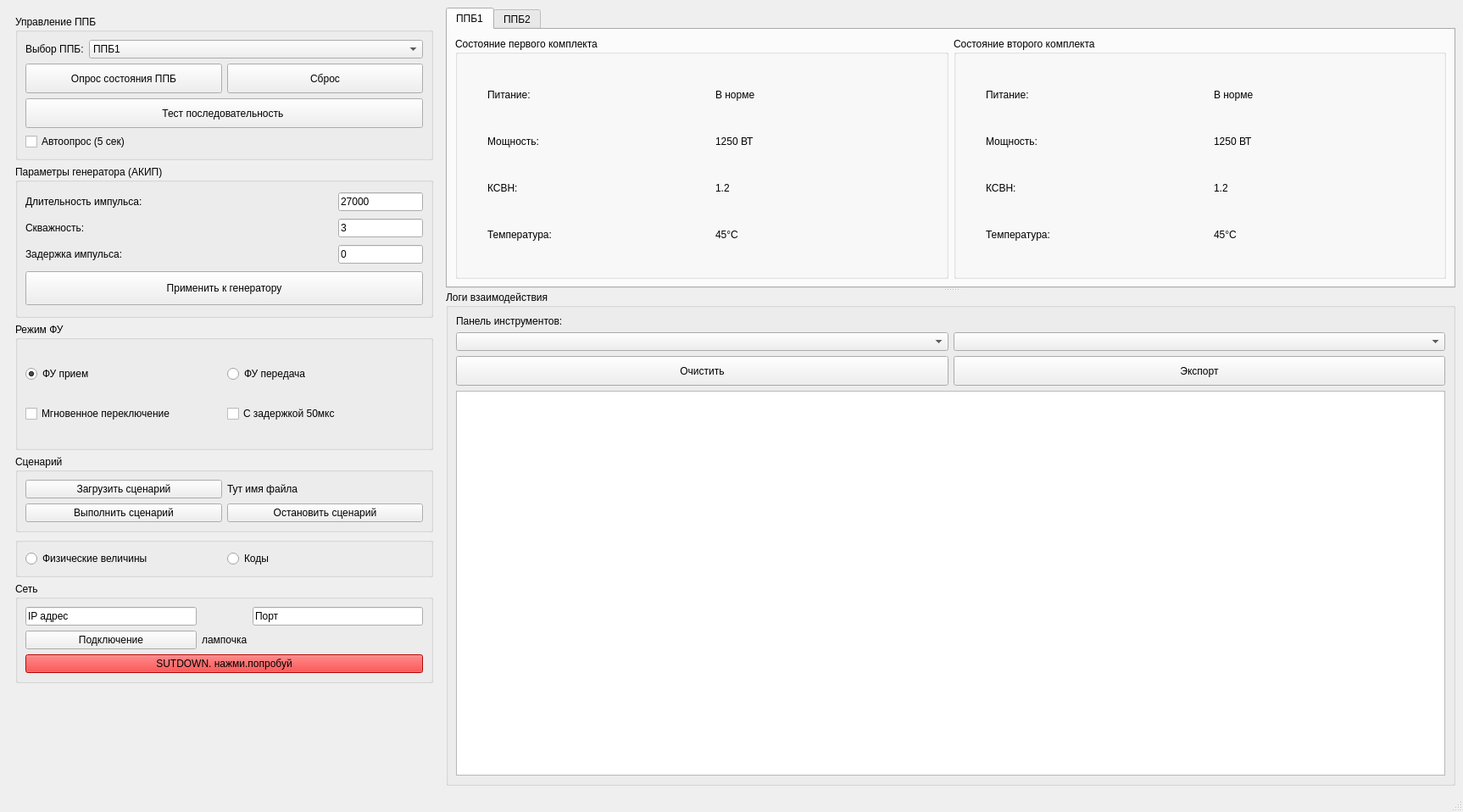
<?xml version="1.0" encoding="UTF-8"?>
<ui version="4.0">
 <class>TesterWindow</class>
 <widget class="QMainWindow" name="TesterWindow">
  <property name="geometry">
   <rect>
    <x>0</x>
    <y>0</y>
    <width>1726</width>
    <height>958</height>
   </rect>
  </property>
  <property name="minimumSize">
   <size>
    <width>1000</width>
    <height>700</height>
   </size>
  </property>
  <property name="windowTitle">
   <string>Программа управления ППБ</string>
  </property>
  <widget class="QWidget" name="centralwidget">
   <layout class="QHBoxLayout" name="mainLayout" stretch="3,7">
    <item>
     <widget class="QWidget" name="leftPanel" native="true">
      <property name="enabled">
       <bool>true</bool>
      </property>
      <layout class="QVBoxLayout" name="verticalLayout">
       <item>
        <widget class="QGroupBox" name="groupBoxControl">
         <property name="minimumSize">
          <size>
           <width>0</width>
           <height>150</height>
          </size>
         </property>
         <property name="title">
          <string>Управление ППБ</string>
         </property>
         <layout class="QFormLayout" name="formLayout">
          <item row="0" column="0">
           <widget class="QLabel" name="label">
            <property name="text">
             <string>Выбор ППБ:</string>
            </property>
           </widget>
          </item>
          <item row="0" column="1">
           <widget class="QComboBox" name="comboBoxPPBSelect">
            <item>
             <property name="text">
              <string>ППБ1</string>
             </property>
            </item>
            <item>
             <property name="text">
              <string>ППБ2</string>
             </property>
            </item>
           </widget>
          </item>
          <item row="2" column="0" colspan="2">
           <layout class="QGridLayout" name="gridLayout_7">
            <item row="0" column="0">
             <widget class="QPushButton" name="pushButtonPollStatus">
              <property name="minimumSize">
               <size>
                <width>0</width>
                <height>35</height>
               </size>
              </property>
              <property name="text">
               <string>Опрос состояния ППБ</string>
              </property>
             </widget>
            </item>
            <item row="0" column="1">
             <widget class="QPushButton" name="pushButtonReset">
              <property name="minimumSize">
               <size>
                <width>0</width>
                <height>35</height>
               </size>
              </property>
              <property name="text">
               <string>Сброс</string>
              </property>
             </widget>
            </item>
            <item row="1" column="0" colspan="2">
             <widget class="QPushButton" name="pushButtonTestSequence">
              <property name="minimumSize">
               <size>
                <width>0</width>
                <height>35</height>
               </size>
              </property>
              <property name="text">
               <string>Тест последовательность </string>
              </property>
             </widget>
            </item>
           </layout>
          </item>
          <item row="3" column="0" colspan="2">
           <widget class="QCheckBox" name="checkBoxAutoPoll">
            <property name="text">
             <string>Автоопрос (5 сек)</string>
            </property>
           </widget>
          </item>
         </layout>
        </widget>
       </item>
       <item>
        <widget class="QGroupBox" name="groupBoxParametrs">
         <property name="minimumSize">
          <size>
           <width>0</width>
           <height>180</height>
          </size>
         </property>
         <property name="title">
          <string>Параметры генератора (АКИП)</string>
         </property>
         <layout class="QGridLayout" name="gridLayout_2">
          <item row="0" column="0">
           <widget class="QLabel" name="label_2">
            <property name="text">
             <string>Длительность импульса:</string>
            </property>
           </widget>
          </item>
          <item row="0" column="1">
           <widget class="QLineEdit" name="lineEditPulseDuration">
            <property name="maximumSize">
             <size>
              <width>100</width>
              <height>16777215</height>
             </size>
            </property>
            <property name="text">
             <string>27000</string>
            </property>
           </widget>
          </item>
          <item row="1" column="0">
           <widget class="QLabel" name="label_3">
            <property name="text">
             <string>Скважность:</string>
            </property>
           </widget>
          </item>
          <item row="1" column="1">
           <widget class="QLineEdit" name="lineEditDutyCycle">
            <property name="maximumSize">
             <size>
              <width>100</width>
              <height>16777215</height>
             </size>
            </property>
            <property name="text">
             <string>3</string>
            </property>
           </widget>
          </item>
          <item row="2" column="0">
           <widget class="QLabel" name="label_4">
            <property name="text">
             <string>Задержка импульса:</string>
            </property>
           </widget>
          </item>
          <item row="2" column="1">
           <widget class="QLineEdit" name="lineEditPulseDelay">
            <property name="maximumSize">
             <size>
              <width>100</width>
              <height>16777215</height>
             </size>
            </property>
            <property name="text">
             <string>0</string>
            </property>
           </widget>
          </item>
          <item row="3" column="0" colspan="2">
           <layout class="QHBoxLayout" name="horizontalLayout_4">
            <item>
             <widget class="QPushButton" name="pushButtonApplyToPPB1">
              <property name="minimumSize">
               <size>
                <width>0</width>
                <height>40</height>
               </size>
              </property>
              <property name="text">
               <string>Применить к генератору</string>
              </property>
             </widget>
            </item>
           </layout>
          </item>
         </layout>
        </widget>
       </item>
       <item>
        <widget class="QGroupBox" name="groupBoxFU">
         <property name="minimumSize">
          <size>
           <width>0</width>
           <height>150</height>
          </size>
         </property>
         <property name="title">
          <string>Режим ФУ</string>
         </property>
         <layout class="QGridLayout" name="gridLayout_6">
          <item row="0" column="0">
           <widget class="QRadioButton" name="radioButtonFUReceive">
            <property name="text">
             <string>ФУ прием</string>
            </property>
            <property name="checked">
             <bool>true</bool>
            </property>
           </widget>
          </item>
          <item row="0" column="1">
           <widget class="QRadioButton" name="radioButtonFUTransmit">
            <property name="text">
             <string>ФУ передача</string>
            </property>
           </widget>
          </item>
          <item row="1" column="1">
           <widget class="QCheckBox" name="checkBoxDelayed">
            <property name="text">
             <string>С задержкой 50мкс</string>
            </property>
           </widget>
          </item>
          <item row="1" column="0">
           <widget class="QCheckBox" name="checkBoxInstant">
            <property name="text">
             <string>Мгновенное переключение</string>
            </property>
           </widget>
          </item>
         </layout>
        </widget>
       </item>
       <item>
        <widget class="QGroupBox" name="groupBoxScenarios">
         <property name="title">
          <string>Сценарий</string>
         </property>
         <layout class="QGridLayout" name="gridLayout_5">
          <item row="2" column="1">
           <widget class="QPushButton" name="pushButtonRunScenario">
            <property name="text">
             <string>Выполнить сценарий</string>
            </property>
           </widget>
          </item>
          <item row="2" column="2">
           <widget class="QPushButton" name="pushButtonStopScenario">
            <property name="text">
             <string>Остановить сценарий</string>
            </property>
           </widget>
          </item>
          <item row="0" column="2">
           <widget class="QLabel" name="labelScenarioFile">
            <property name="text">
             <string>Тут имя файла</string>
            </property>
           </widget>
          </item>
          <item row="0" column="1">
           <widget class="QPushButton" name="pushButtonLoadScenario">
            <property name="text">
             <string>Загрузить сценарий</string>
            </property>
           </widget>
          </item>
         </layout>
        </widget>
       </item>
       <item>
        <widget class="QGroupBox" name="groupBoxDataView">
         <property name="title">
          <string/>
         </property>
         <layout class="QHBoxLayout" name="horizontalLayout">
          <item>
           <widget class="QRadioButton" name="radioButtonShowPhysical">
            <property name="text">
             <string>Физические величины</string>
            </property>
           </widget>
          </item>
          <item>
           <widget class="QRadioButton" name="radioButtonShowCodes">
            <property name="text">
             <string>Коды</string>
            </property>
           </widget>
          </item>
         </layout>
        </widget>
       </item>
       <item>
        <widget class="QGroupBox" name="groupBoxNetwork">
         <property name="title">
          <string>Сеть</string>
         </property>
         <layout class="QGridLayout" name="gridLayout_4" rowstretch="0,0,0" columnstretch="0,0,0">
          <item row="0" column="0">
           <widget class="QLineEdit" name="lineEditIPAddress">
            <property name="text">
             <string>IP адрес</string>
            </property>
           </widget>
          </item>
          <item row="1" column="0">
           <widget class="QPushButton" name="pushButtonConnect">
            <property name="text">
             <string>Подключение</string>
            </property>
           </widget>
          </item>
          <item row="1" column="1">
           <widget class="QLabel" name="labelConnectionStatus">
            <property name="text">
             <string>лампочка</string>
            </property>
           </widget>
          </item>
          <item row="1" column="2">
           <spacer name="horizontalSpacer">
            <property name="orientation">
             <enum>Qt::Orientation::Horizontal</enum>
            </property>
            <property name="sizeHint" stdset="0">
             <size>
              <width>40</width>
              <height>20</height>
             </size>
            </property>
           </spacer>
          </item>
          <item row="2" column="0" colspan="3">
           <widget class="QPushButton" name="pushButtonExit">
            <property name="minimumSize">
             <size>
              <width>0</width>
              <height>0</height>
             </size>
            </property>
            <property name="styleSheet">
             <string notr="true">QPushButton {
background-color: #ff0000;
}</string>
            </property>
            <property name="text">
             <string>SUTDOWN. нажми.попробуй</string>
            </property>
            <property name="icon">
             <iconset theme="application-exit"/>
            </property>
            <property name="iconSize">
             <size>
              <width>50</width>
              <height>50</height>
             </size>
            </property>
           </widget>
          </item>
          <item row="0" column="2">
           <widget class="QLineEdit" name="lineEditPort">
            <property name="text">
             <string>Порт</string>
            </property>
           </widget>
          </item>
          <item row="0" column="1">
           <widget class="QLabel" name="label_for_pupupu">
            <property name="text">
             <string/>
            </property>
           </widget>
          </item>
         </layout>
        </widget>
       </item>
       <item>
        <spacer name="verticalSpacer">
         <property name="orientation">
          <enum>Qt::Orientation::Vertical</enum>
         </property>
         <property name="sizeHint" stdset="0">
          <size>
           <width>20</width>
           <height>40</height>
          </size>
         </property>
        </spacer>
       </item>
      </layout>
     </widget>
    </item>
    <item>
     <widget class="QSplitter" name="rightPanel">
      <property name="orientation">
       <enum>Qt::Orientation::Vertical</enum>
      </property>
      <property name="handleWidth">
       <number>3</number>
      </property>
      <widget class="QWidget" name="topRight" native="true">
       <layout class="QVBoxLayout" name="stateLayout">
        <item>
         <widget class="QTabWidget" name="tabWidget">
          <property name="currentIndex">
           <number>0</number>
          </property>
          <widget class="QWidget" name="tab_PPB1">
           <attribute name="title">
            <string>ППБ1</string>
           </attribute>
           <layout class="QVBoxLayout" name="verticalLayout_3">
            <item>
             <layout class="QHBoxLayout" name="PPBChanelLayout">
              <item>
               <widget class="QGroupBox" name="groupBox_PPB1_chanel_1">
                <property name="title">
                 <string>Состояние первого комплекта</string>
                </property>
                <layout class="QGridLayout" name="gridLayout">
                 <item row="3" column="1">
                  <widget class="QLabel" name="label_capacity_ppb_chanel_1">
                   <property name="text">
                    <string>Мощность:</string>
                   </property>
                  </widget>
                 </item>
                 <item row="0" column="0">
                  <widget class="QLabel" name="Power_circle_label_ppb_chanel_1">
                   <property name="minimumSize">
                    <size>
                     <width>20</width>
                     <height>20</height>
                    </size>
                   </property>
                   <property name="maximumSize">
                    <size>
                     <width>20</width>
                     <height>20</height>
                    </size>
                   </property>
                   <property name="text">
                    <string/>
                   </property>
                   <property name="alignment">
                    <set>Qt::AlignmentFlag::AlignCenter</set>
                   </property>
                  </widget>
                 </item>
                 <item row="0" column="1">
                  <widget class="QLabel" name="label_power_ppb_chanel_1">
                   <property name="text">
                    <string>Питание:</string>
                   </property>
                  </widget>
                 </item>
                 <item row="5" column="0">
                  <widget class="QLabel" name="KSWN_circle_label_ppb_chanel_1">
                   <property name="minimumSize">
                    <size>
                     <width>20</width>
                     <height>20</height>
                    </size>
                   </property>
                   <property name="maximumSize">
                    <size>
                     <width>20</width>
                     <height>20</height>
                    </size>
                   </property>
                   <property name="text">
                    <string/>
                   </property>
                   <property name="alignment">
                    <set>Qt::AlignmentFlag::AlignCenter</set>
                   </property>
                  </widget>
                 </item>
                 <item row="5" column="1">
                  <widget class="QLabel" name="label_kswn_ppb_chanel_1">
                   <property name="text">
                    <string>КСВН:</string>
                   </property>
                  </widget>
                 </item>
                 <item row="8" column="2">
                  <widget class="QLabel" name="statuslabel_temp_ppb_chanel_1">
                   <property name="text">
                    <string>45°C</string>
                   </property>
                  </widget>
                 </item>
                 <item row="3" column="2">
                  <widget class="QLabel" name="statuslabel_capacity_ppb_chanel_1">
                   <property name="text">
                    <string>1250 ВТ</string>
                   </property>
                  </widget>
                 </item>
                 <item row="0" column="2">
                  <widget class="QLabel" name="statuslabel_power_ppb_chanel_1">
                   <property name="text">
                    <string>В норме</string>
                   </property>
                  </widget>
                 </item>
                 <item row="8" column="1">
                  <widget class="QLabel" name="label_tem_ppb_chanel_1">
                   <property name="text">
                    <string>Температура:</string>
                   </property>
                  </widget>
                 </item>
                 <item row="5" column="2">
                  <widget class="QLabel" name="statuslabel_kswn_ppb_chanel_1">
                   <property name="text">
                    <string>1.2</string>
                   </property>
                  </widget>
                 </item>
                 <item row="8" column="0">
                  <widget class="QLabel" name="tem_circle_label_ppb_chanel_1">
                   <property name="minimumSize">
                    <size>
                     <width>20</width>
                     <height>20</height>
                    </size>
                   </property>
                   <property name="maximumSize">
                    <size>
                     <width>20</width>
                     <height>20</height>
                    </size>
                   </property>
                   <property name="text">
                    <string/>
                   </property>
                   <property name="alignment">
                    <set>Qt::AlignmentFlag::AlignCenter</set>
                   </property>
                  </widget>
                 </item>
                 <item row="3" column="0">
                  <widget class="QLabel" name="Capacity_circle_label_ppb_chanel_1">
                   <property name="minimumSize">
                    <size>
                     <width>20</width>
                     <height>20</height>
                    </size>
                   </property>
                   <property name="maximumSize">
                    <size>
                     <width>20</width>
                     <height>20</height>
                    </size>
                   </property>
                   <property name="text">
                    <string/>
                   </property>
                   <property name="alignment">
                    <set>Qt::AlignmentFlag::AlignCenter</set>
                   </property>
                  </widget>
                 </item>
                </layout>
               </widget>
              </item>
              <item>
               <widget class="QGroupBox" name="groupBox_PPB1_chanel_2">
                <property name="title">
                 <string>Состояние второго комплекта</string>
                </property>
                <layout class="QGridLayout" name="gridLayout_3">
                 <item row="2" column="2">
                  <widget class="QLabel" name="label_capacity_ppb_chanel_2">
                   <property name="text">
                    <string>Мощность:</string>
                   </property>
                  </widget>
                 </item>
                 <item row="0" column="0">
                  <widget class="QLabel" name="Power_circle_label_ppb_chanel_2">
                   <property name="minimumSize">
                    <size>
                     <width>20</width>
                     <height>20</height>
                    </size>
                   </property>
                   <property name="maximumSize">
                    <size>
                     <width>20</width>
                     <height>20</height>
                    </size>
                   </property>
                   <property name="text">
                    <string/>
                   </property>
                   <property name="alignment">
                    <set>Qt::AlignmentFlag::AlignCenter</set>
                   </property>
                  </widget>
                 </item>
                 <item row="6" column="2">
                  <widget class="QLabel" name="label_tem_ppb_chanel_2">
                   <property name="text">
                    <string>Температура:</string>
                   </property>
                  </widget>
                 </item>
                 <item row="4" column="2">
                  <widget class="QLabel" name="label_kswn_ppb_chanel_2">
                   <property name="text">
                    <string>КСВН:</string>
                   </property>
                  </widget>
                 </item>
                 <item row="4" column="0">
                  <widget class="QLabel" name="KSWN_circle_label_ppb_chanel_2">
                   <property name="minimumSize">
                    <size>
                     <width>20</width>
                     <height>20</height>
                    </size>
                   </property>
                   <property name="maximumSize">
                    <size>
                     <width>20</width>
                     <height>20</height>
                    </size>
                   </property>
                   <property name="text">
                    <string/>
                   </property>
                   <property name="alignment">
                    <set>Qt::AlignmentFlag::AlignCenter</set>
                   </property>
                  </widget>
                 </item>
                 <item row="6" column="0">
                  <widget class="QLabel" name="tem_circle_label_ppb_chanel_2">
                   <property name="minimumSize">
                    <size>
                     <width>20</width>
                     <height>20</height>
                    </size>
                   </property>
                   <property name="maximumSize">
                    <size>
                     <width>20</width>
                     <height>20</height>
                    </size>
                   </property>
                   <property name="text">
                    <string/>
                   </property>
                   <property name="alignment">
                    <set>Qt::AlignmentFlag::AlignCenter</set>
                   </property>
                  </widget>
                 </item>
                 <item row="0" column="2">
                  <widget class="QLabel" name="label_power_ppb_chanel_2">
                   <property name="text">
                    <string>Питание:</string>
                   </property>
                  </widget>
                 </item>
                 <item row="2" column="0">
                  <widget class="QLabel" name="Capacity_circle_label_ppb_chanel_2">
                   <property name="minimumSize">
                    <size>
                     <width>20</width>
                     <height>20</height>
                    </size>
                   </property>
                   <property name="maximumSize">
                    <size>
                     <width>20</width>
                     <height>20</height>
                    </size>
                   </property>
                   <property name="text">
                    <string/>
                   </property>
                   <property name="alignment">
                    <set>Qt::AlignmentFlag::AlignCenter</set>
                   </property>
                  </widget>
                 </item>
                 <item row="0" column="3">
                  <widget class="QLabel" name="statuslabel_power_ppb_chanel_2">
                   <property name="text">
                    <string>В норме</string>
                   </property>
                  </widget>
                 </item>
                 <item row="2" column="3">
                  <widget class="QLabel" name="statuslabel_capacity_ppb_chanel_2">
                   <property name="text">
                    <string>1250 ВТ</string>
                   </property>
                  </widget>
                 </item>
                 <item row="4" column="3">
                  <widget class="QLabel" name="statuslabel_kswn_ppb_chanel_2">
                   <property name="text">
                    <string>1.2</string>
                   </property>
                  </widget>
                 </item>
                 <item row="6" column="3">
                  <widget class="QLabel" name="statuslabel_temp_ppb_chanel_2">
                   <property name="text">
                    <string>45°C</string>
                   </property>
                  </widget>
                 </item>
                </layout>
               </widget>
              </item>
             </layout>
            </item>
           </layout>
          </widget>
          <widget class="QWidget" name="tab_PPB2">
           <attribute name="title">
            <string>ППБ2</string>
           </attribute>
           <layout class="QVBoxLayout" name="verticalLayout_4"/>
          </widget>
         </widget>
        </item>
       </layout>
      </widget>
      <widget class="QWidget" name="bottomRight" native="true">
       <layout class="QVBoxLayout" name="logLayout">
        <item>
         <widget class="QGroupBox" name="groupBox_2">
          <property name="title">
           <string>Логи взаимодействия</string>
          </property>
          <layout class="QVBoxLayout" name="verticalLayout_5">
           <item>
            <layout class="QHBoxLayout" name="horizontalLayout_5">
             <item>
              <widget class="QLabel" name="label_name">
               <property name="text">
                <string>Панель инструментов:</string>
               </property>
              </widget>
             </item>
            </layout>
           </item>
           <item>
            <layout class="QHBoxLayout" name="horizontalLayout_6">
             <item>
              <widget class="QComboBox" name="comboBoxLogLevel">
               <property name="minimumSize">
                <size>
                 <width>120</width>
                 <height>0</height>
                </size>
               </property>
              </widget>
             </item>
             <item>
              <widget class="QComboBox" name="comboBoxLogCategory">
               <property name="minimumSize">
                <size>
                 <width>120</width>
                 <height>0</height>
                </size>
               </property>
              </widget>
             </item>
            </layout>
           </item>
           <item>
            <layout class="QHBoxLayout" name="horizontalLayout_7">
             <item>
              <widget class="QPushButton" name="pushButtonClearLog">
               <property name="minimumSize">
                <size>
                 <width>0</width>
                 <height>35</height>
                </size>
               </property>
               <property name="text">
                <string>Очистить</string>
               </property>
              </widget>
             </item>
             <item>
              <widget class="QPushButton" name="pushButtonExportLog">
               <property name="minimumSize">
                <size>
                 <width>0</width>
                 <height>35</height>
                </size>
               </property>
               <property name="text">
                <string>Экспорт</string>
               </property>
              </widget>
             </item>
            </layout>
           </item>
           <item>
            <widget class="QTextBrowser" name="textBrowser">
             <property name="minimumSize">
              <size>
               <width>0</width>
               <height>200</height>
              </size>
             </property>
            </widget>
           </item>
          </layout>
         </widget>
        </item>
       </layout>
      </widget>
     </widget>
    </item>
   </layout>
  </widget>
  <widget class="QStatusBar" name="statusbar"/>
 </widget>
 <resources/>
 <connections/>
</ui>
